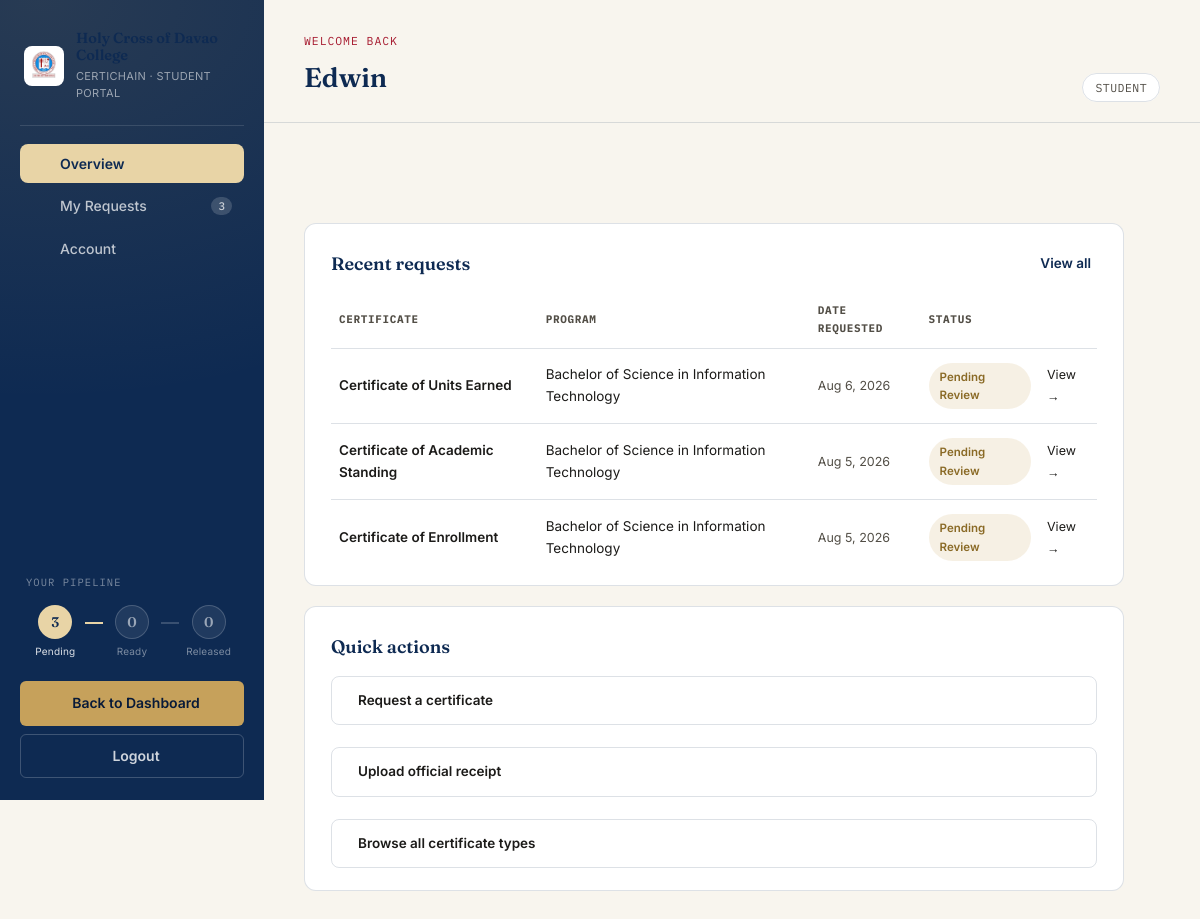
The page /student/dashboard.php (signed in) on the database its author committed.
### tables this page shows
CREATE TABLE `requests` (
  `request_id` int(11) NOT NULL,
  `request_code` varchar(30) NOT NULL,
  `requester_user_id` int(11) NOT NULL,
  `requester_role` enum('student','alumni') NOT NULL,
  `program_id` int(11) NOT NULL,
  `college_id` int(11) NOT NULL,
  `document_type_id` int(11) NOT NULL,
  `status` enum('pending_review','requirements_incomplete','under_verification','approved','awaiting_payment','payment_verified','scheduled','completed','rejected','cancelled') NOT NULL DEFAULT 'pending_review',
  `assigned_employee_id` int(11) DEFAULT NULL,
  `remarks` text DEFAULT NULL,
  `created_at` timestamp NOT NULL DEFAULT current_timestamp(),
  `updated_at` timestamp NOT NULL DEFAULT current_timestamp() ON UPDATE current_timestamp()
);

CREATE TABLE `document_types` (
  `document_type_id` int(11) NOT NULL,
  `category_id` int(10) UNSIGNED DEFAULT NULL,
  `document_name` varchar(150) NOT NULL,
  `description` text DEFAULT NULL,
  `is_active` tinyint(1) DEFAULT 1
);

CREATE TABLE `programs` (
  `program_id` int(11) NOT NULL,
  `college_id` int(11) NOT NULL,
  `program_name` varchar(200) NOT NULL,
  `degree_code` varchar(30) NOT NULL,
  `degree_level` enum('undergraduate','masters','doctoral') NOT NULL DEFAULT 'undergraduate',
  `is_active` tinyint(1) NOT NULL DEFAULT 1
);

### student/dashboard.php (the view, shortened to what this page needs)
<?php
require_once __DIR__ . '/../config/db.php';
$userId    = (int) $_SESSION['user_id'];
$firstName = $_SESSION['first_name'] ?? '';
$role      = $_SESSION['role'];
$stats = [
    'total'    => 0,
    'pending'  => 0,
    'ready'    => 0,
    'released' => 0,
];
$recentRequests = [];
$dbError = false;
try {
   $stmt = $pdo->prepare(
        'SELECT status, COUNT(*) AS c
         FROM requests
         WHERE requester_user_id = :uid
         GROUP BY status'
    );
    $stmt->execute([':uid' => $userId]);
    foreach ($stmt->fetchAll() as $row) {
        $status = strtolower((string) $row['status']);
        $count  = (int) $row['c'];
        $stats['total'] += $count;
        if (in_array($status, ['pending_review', 'pending', 'processing', 'under_review'], true)) {
            $stats['pending'] += $count;
        } elseif (in_array($status, ['ready', 'ready_for_pickup', 'approved'], true)) {
            $stats['ready'] += $count;
        } elseif (in_array($status, ['released', 'completed', 'claimed'], true)) {
            $stats['released'] += $count;
        }
    }
   $stmt = $pdo->prepare(
        "SELECT r.request_id, r.request_code, r.status, r.created_at,
                dt.document_name AS cert_name,
                p.program_name
         FROM requests r
         LEFT JOIN document_types dt ON dt.document_type_id = r.document_type_id
         LEFT JOIN programs p        ON p.program_id = r.program_id
         WHERE r.requester_user_id = :uid
         ORDER BY r.created_at DESC"
    );
    $stmt->execute([':uid' => $userId]);
    $allRequests    = $stmt->fetchAll();
    $recentRequests = array_slice($allRequests, 0, 5);
} catch (\PDOException $e) {
    $dbError = true;
}
function statusBadgeClass(string $status): string
{
    $s = strtolower($status);
    if (in_array($s, ['pending_review', 'pending', 'processing', 'under_review'], true)) return 'badge-pending';
    return 'badge-pending';
}
$pipelineHasPending  = $stats['pending']  > 0;
$pipelineHasReady    = $stats['ready']    > 0;
$pipelineHasReleased = $stats['released'] > 0;
?>
<!DOCTYPE html>
<html lang="en">
<head>
    <link rel="stylesheet"
        href="https://cdnjs.cloudflare.com/ajax/libs/tabler-icons/2.44.0/iconfont/tabler-icons.min.css">
    <link rel="stylesheet" href="../public/assets/css/index.css">
    <link rel="stylesheet" href="../public/assets/css/student-dashboard.css">
</head>
<body>
    <div class="app-shell">
        <aside class="sidebar" id="sidebar">
            <div class="sidebar-brand">
                <img class="crest" src="../public/assets/logo/hcdc-logo.jpg" alt="Holy Cross of Davao College logo">
                <div class="brand-text">
                    <div class="school">Holy Cross of Davao College</div>
                    <div class="office">CertiChain &middot; Student Portal</div>
                </div>
            </div>
            <nav class="side-nav" id="dash-nav">
                <button type="button" class="active" data-tab="overview">
                    <i class="ti ti-layout-dashboard"></i>Overview
                </button>
                <button type="button" data-tab="requests">
                    <i class="ti ti-file-text"></i>My Requests
                    <?php if ($stats['total'] > 0): ?><span class="side-nav-count"><?= (int) $stats['total'] ?></span><?php endif; ?>
                </button>
                <button type="button" data-tab="account">
                    <i class="ti ti-user"></i>Account
                </button>
            </nav>
            <div class="chain-status" aria-label="Your request pipeline">
                <div class="chain-status-label">Your pipeline</div>
                <div class="chain-track">
                    <div class="chain-node <?= $pipelineHasPending ? 'lit lit-pending' : '' ?>">
                        <span class="chain-num"><?= (int) $stats['pending'] ?></span>
                        <span class="chain-tag">Pending</span>
                    </div>
                    <div class="chain-link <?= $pipelineHasPending ? 'lit' : '' ?>"></div>
                    <div class="chain-node <?= $pipelineHasReady ? 'lit lit-ready' : '' ?>">
                        <span class="chain-num"><?= (int) $stats['ready'] ?></span>
                        <span class="chain-tag">Ready</span>
                    </div>
                    <div class="chain-link <?= $pipelineHasReady ? 'lit' : '' ?>"></div>
                    <div class="chain-node <?= $pipelineHasReleased ? 'lit lit-released' : '' ?>">
                        <span class="chain-num"><?= (int) $stats['released'] ?></span>
                        <span class="chain-tag">Released</span>
                    </div>
                </div>
            </div>
            <div class="sidebar-footer">
                <a href="../student/dashboard.php" class="btn btn-gold btn-block">
                    <i class="ti ti-arrow-left"></i>Back to Dashboard
                </a>
                <a href="../auth/logout.php" class="btn btn-ghost-dark btn-block">
                    <i class="ti ti-logout"></i>Logout
                </a>
            </div>
        </aside>
        <div class="main-col">
            <header class="topbar">
                <div>
                    <div class="topbar-eyebrow">Welcome back</div>
                    <h1><?= htmlspecialchars($firstName ?: 'Student') ?></h1>
                </div>
                <div class="topbar-right">
                    <span class="role-chip"><?= htmlspecialchars(ucfirst($role)) ?></span>
                </div>
            </header>
            <main class="dash-content">
                <section class="dash-tab active" data-tab-panel="overview">
                    <div class="dash-card">
                        <div class="dash-card-head">
                            <h2>Recent requests</h2>
                            <button type="button" class="section-link link-btn" data-goto-tab="requests">View all</button>
                        </div>
                        <?php if ($dbError): ?>
                            <div class="empty-state">
                                <i class="ti ti-alert-triangle"></i>
                                Couldn't load your requests right now. Please try again later.
                            </div>
                        <?php else: ?>
                            <table class="req-table">
                              <thead>
                                    <tr>
                                        <th>Certificate</th>
                                        <th>Program</th>
                                        <th>Date requested</th>
                                        <th>Status</th>
                                        <th></th>
                                    </tr>
                                </thead>
                                <tbody>
                                    <?php foreach ($recentRequests as $r): ?>
                                        <tr>
                                            <td class="cert-name"><?= htmlspecialchars($r['cert_name'] ?? 'Certificate') ?></td>
                                            <td><?= htmlspecialchars($r['program_name'] ?? '—') ?></td>
                                            <td class="req-date">
                                                <?= htmlspecialchars(date('M j, Y', strtotime((string) $r['created_at']))) ?>
                                            </td>
                                            <td>
                                                <span class="badge <?= statusBadgeClass((string) $r['status']) ?>">
                                                    <?= htmlspecialchars(str_replace('_', ' ', (string) $r['status'])) ?>
                                                </span>
                                            </td>
                                            <td>
                                                <a href="view_request.php?code=<?= urlencode((string) $r['request_code']) ?>" class="link-muted"                                                    style="font-size:12.5px;">View &rarr;</a>
                                            </td>
                                        </tr>
                                    <?php endforeach; ?>
                                </tbody>
                            </table>
                        <?php endif; ?>
                    </div>
                    <div class="dash-card">
                        <div class="dash-card-head">
                            <h2>Quick actions</h2>
                        </div>
                        <div class="quick-actions">
                            <a href="submit_request.php" class="quick-action">
                                <i class="ti ti-file-certificate"></i>Request a certificate
                            </a>
                            <a href="submit_request.php" class="quick-action">
                                <i class="ti ti-upload"></i>Upload official receipt
                            </a>
                            <a href="../certservices.php" class="quick-action">
                                <i class="ti ti-list-details"></i>Browse all certificate types
                            </a>
                        </div>
                    </div>
                </section>
            </main>
        </div>
    </div>
</body>
</html>

### public/assets/css/index.css (style rules this page uses)
:root { --hcdc-red: #A6192E; --hcdc-red-dark: #7A1121; --hcdc-navy: #0E2A52; --hcdc-navy-deep: #081A38; --hcdc-gold: #C6A15B; --hcdc-gold-light: #E8D4A6; --parchment: #F8F5EE; --parchment-dim: #EFEAE0; --ink: #1C1B19; --ink-soft: #524E46; --line: rgba(14, 42, 82, 0.14); --white: #ffffff; --font-display: 'Fraunces', serif; --font-body: 'Inter', sans-serif; --font-mono: 'IBM Plex Mono', monospace; }
* { box-sizing: border-box; }
body { margin: 0; background: var(--parchment); color: var(--ink); font-family: var(--font-body); line-height: 1.6; -webkit-font-smoothing: antialiased; }
a { color: inherit; text-decoration: none; }
img { max-width: 100%; display: block; }
.crest { width: 52px; height: 52px; object-fit: contain; flex-shrink: 0; }
.brand-text .school { font-family: var(--font-display); font-weight: 600; font-size: 18px; color: var(--hcdc-navy); line-height: 1.15; }
.brand-text .office { font-size: 12.5px; color: var(--ink-soft); letter-spacing: .03em; text-transform: uppercase; }
.btn { display: inline-flex; align-items: center; gap: 8px; padding: 10px 18px; border-radius: 6px; font-size: 14px; font-weight: 600; border: 1.5px solid transparent; white-space: nowrap; }
.btn-gold { background: var(--hcdc-gold); color: var(--hcdc-navy-deep); }
section { padding: 72px 0; }
.section-link { font-size: 13.5px; font-weight: 600; color: var(--hcdc-navy); border-bottom: 1.5px solid var(--hcdc-gold); padding-bottom: 2px; }

### rows shown on the page
requests: document_type.document_name "Certificate of Units Earned", program.program_name "Bachelor of Science in Information Technology", created_at "Aug 6, 2026", status "Pending Review"
requests: document_type.document_name "Certificate of Academic Standing", program.program_name "Bachelor of Science in Information Technology", created_at "Aug 5, 2026", status "Pending Review"
requests: document_type.document_name "Certificate of Enrollment", program.program_name "Bachelor of Science in Information Technology", created_at "Aug 5, 2026", status "Pending Review"

### other values the page prints
$stats['total'] "3"
$stats['pending'] "3"
$stats['ready'] "0"
$stats['released'] "0"
$firstName ?: 'Student' "Edwin"
$role "STUDENT"
